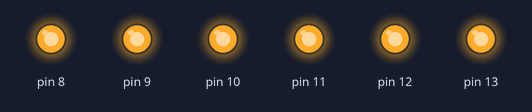
This sketch was run on a simulated Arduino Uno, built with avr-gcc and run on an emulated ATmega328P. Parts: output pins drawn as LEDs (lit = HIGH).

Above: at 0.2 s.
At 0.8 s:
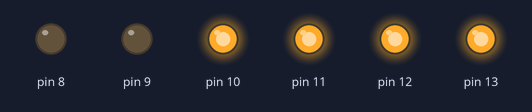
At 1.0 s:
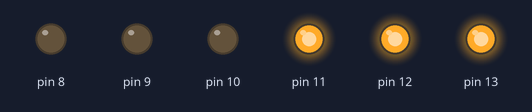
At 1.4 s:
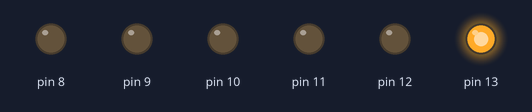
At 2.6 s:
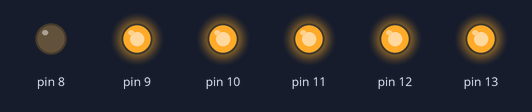
At 3.6 s:
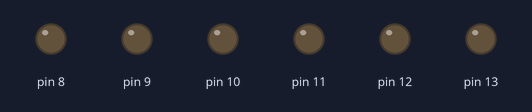
Timing chart, 0 to 4.6 s (numbered marks = the images above):
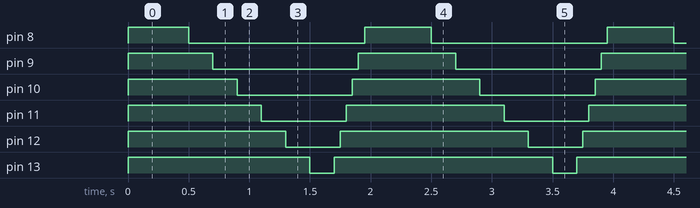

The sketch:

DAY1_2.ino
```cpp
void setup() {
  for(int i=8;i<=13;i++)
{
  pinMode(i,OUTPUT);
}
}

void loop() {
  // put your main code here, to run repeatedly:
 for(int x=8;x<=13;x++)
 { digitalWrite(x,HIGH);
 }
  delay(500);
    for(int x=8;x<=13;x++)

   { digitalWrite(x,LOW);
    delay(200);
  }
   for(int x=13;x>=8;x--)
 {

    digitalWrite(x,HIGH);
    delay(50);
  }


}
```

Measured:
- by itself, pin 8: alternates HIGH for 0.55 s and LOW for 1.5 s
- by itself, pin 9: alternates HIGH for 0.80 s and LOW for 1.2 s
- by itself, pin 10: alternates HIGH for 1.1 s and LOW for 0.95 s
- by itself, pin 11: alternates HIGH for 1.3 s and LOW for 0.70 s
- by itself, pin 12: repeats every 2.0 s: LOW 0.45 s, HIGH 1.6 s
- by itself, pin 13: repeats every 2.0 s: LOW 0.20 s, HIGH 1.8 s
